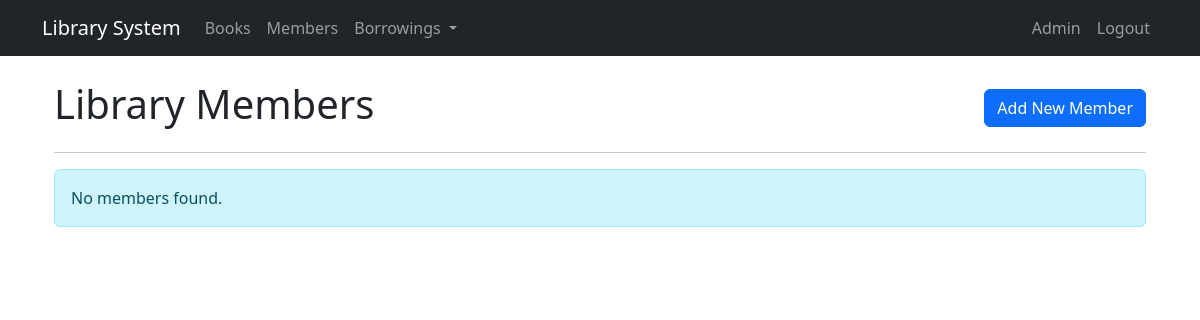
Page /members/ (signed in) on the earlier database version.
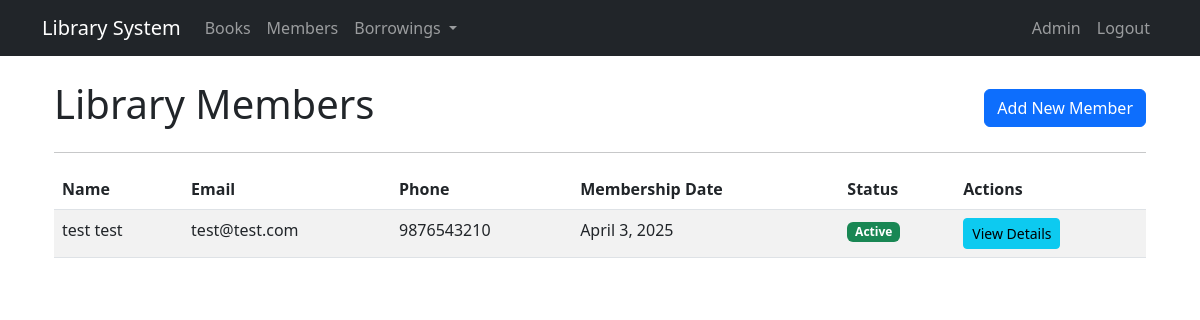
Same page on the later database version.
### library/models.py (models this page shows, shortened)
class Member(models.Model):
    first_name = models.CharField(max_length=100)
    last_name = models.CharField(max_length=100)
    email = models.EmailField(unique=True)
    phone = models.CharField(max_length=15)
    address = models.TextField()
    membership_date = models.DateField(auto_now_add=True)
    is_active = models.BooleanField(default=True)

### library/views.py (the view)
# urls.py: path('members/', views.MemberListView.as_view(), name='member_list'),
class MemberListView(LoginRequiredMixin, ListView):
    model = Member
    template_name = 'library/member_list.html'
    context_object_name = 'members'

### templates/library/member_list.html (shortened to what this page needs)
{% extends 'base.html' %}
{% block content %}
<div class="container mt-4">
    <div class="d-flex justify-content-between align-items-center mb-3">
        <h1>Library Members</h1>
        {% if user.is_staff %}
            <a href="{% url 'library:member_create' %}" class="btn btn-primary">Add New Member</a>
        {% endif %}
    </div>
    <hr>
    {% if members %}
        <div class="table-responsive">
            <table class="table table-striped table-hover">
                <thead>
                    <tr>
                        <th>Name</th>
                        <th>Email</th>
                        <th>Phone</th>
                        <th>Membership Date</th>
                        <th>Status</th>
                        <th>Actions</th>
                    </tr>
                </thead>
                <tbody>
                    {% for member in members %}
                        <tr>
                            <td>{{ member.first_name }} {{ member.last_name }}</td>
                            <td>{{ member.email }}</td>
                            <td>{{ member.phone }}</td>
                            <td>{{ member.membership_date }}</td>
                            <td>
                                {% if member.is_active %}
                                    <span class="badge bg-success">Active</span>
                                {% else %}
                                    <span class="badge bg-secondary">Inactive</span>
                                {% endif %}
                            </td>
                            <td>
                                <a href="{% url 'library:member_detail' member.id %}" class="btn btn-sm btn-info">
                                    View Details
                                </a>
                            </td>
                        </tr>
                    {% endfor %}
                </tbody>
            </table>
        </div>
    {% else %}
        <div class="alert alert-info">
            No members found.
        </div>
    {% endif %}
</div>
{% endblock %}

Differences in the rows shown:
added Member: first_name "test", last_name "test", email "test@test.com", phone "9876543210", membership_date "April 3, 2025", is_active "Active"
Other differences:
text no longer shown: "No members found."
text now shown: "Name Email Phone Membership Date Status Actions"
